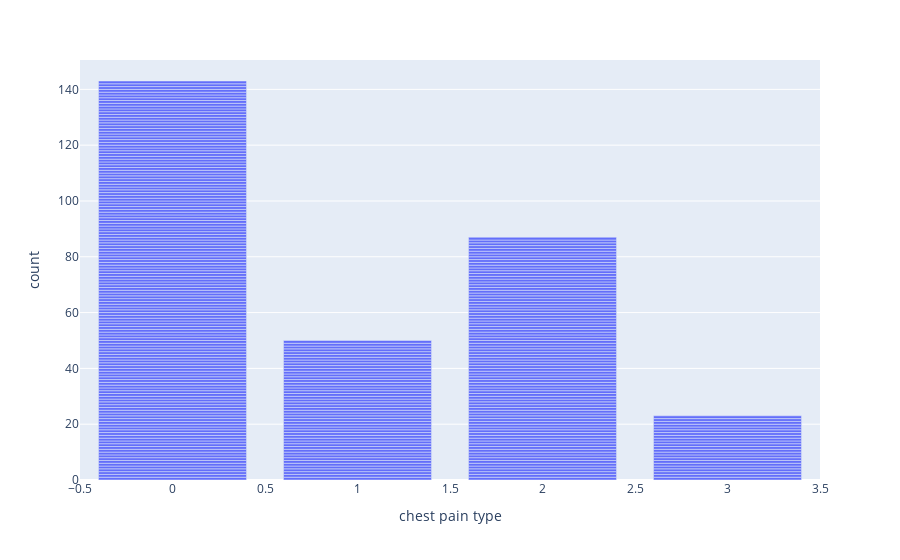
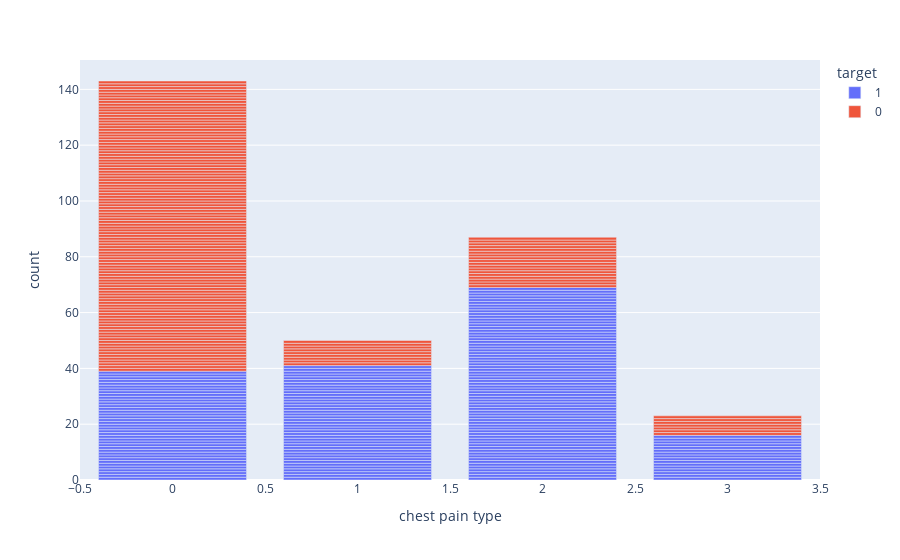

Write notebook code for charts like these, in order.
### Markdown cell above
### - - - - - "chest pain type"

### Code cell
feature = "chest pain type"

# barplot the feature
barplot_categorical_feature(df, feature)

# barplot the feature vs the target
barplot_categorical_feature_vs_target(df, feature)

# update feature dictionary
feature_lst.append({"feature": feature,
                    "veracity": "G",
                    "description": "Suspected ranked spectrum of chest pain",
                    "data_type": "categorical, suspected ordinal",
                    "scaling": "minmax",
                    "nulls": len(df[df[feature].isnull()]),
                    "outliers_zscore": zscore_outliers_continuous_feature(df, feature, 3.0),
                    "outliers_iqr": iqr_outliers_continuous_feature(df, feature),
                    "imputation": None,
                    "target_correlation_pearson": np.round(df[feature].corr(df["target"], method="pearson"), 3),
                    "comments": ""})

### Figure 1 — Plotly figure (JSON) as saved in the notebook; plotly's stock layout.template omitted (floating-point values rounded to 4 significant figures; data arrays with more than 128 entries replaced by an {"elided": "..."} marker saying what was removed)
{"data": [{"alignmentgroup": "True", "hovertemplate": "chest pain type=%{x}<br>count=%{y}<extra></extra>", "legendgroup": "", "marker": {"color": "#636efa"}, "name": "", "offsetgroup": "", "orientation": "v", "showlegend": false, "textposition": "auto", "type": "bar", "x": {"elided": "303 str values"}, "xaxis": "x", "y": {"elided": "303 int values"}, "yaxis": "y"}], "layout": {"barmode": "relative", "legend": {"tracegroupgap": 0}, "margin": {"t": 60}, "xaxis": {"anchor": "y", "domain": [0, 1], "title": {"text": "chest pain type"}}, "yaxis": {"anchor": "x", "domain": [0, 1], "title": {"text": "count"}}}}

### Figure 2 — Plotly figure (JSON) as saved in the notebook; plotly's stock layout.template omitted (floating-point values rounded to 4 significant figures; data arrays with more than 128 entries replaced by an {"elided": "..."} marker saying what was removed)
{"data": [{"alignmentgroup": "True", "hovertemplate": "target=1<br>chest pain type=%{x}<br>count=%{y}<extra></extra>", "legendgroup": "1", "marker": {"color": "#636efa"}, "name": "1", "offsetgroup": "1", "orientation": "v", "showlegend": true, "textposition": "auto", "type": "bar", "x": {"elided": "165 str values"}, "xaxis": "x", "y": {"elided": "165 int values"}, "yaxis": "y"}, {"alignmentgroup": "True", "hovertemplate": "target=0<br>chest pain type=%{x}<br>count=%{y}<extra></extra>", "legendgroup": "0", "marker": {"color": "#EF553B"}, "name": "0", "offsetgroup": "0", "orientation": "v", "showlegend": true, "textposition": "auto", "type": "bar", "x": {"elided": "138 str values"}, "xaxis": "x", "y": {"elided": "138 int values"}, "yaxis": "y"}], "layout": {"barmode": "relative", "legend": {"title": {"text": "target"}, "tracegroupgap": 0}, "margin": {"t": 60}, "xaxis": {"anchor": "y", "domain": [0, 1], "title": {"text": "chest pain type"}}, "yaxis": {"anchor": "x", "domain": [0, 1], "title": {"text": "count"}}}}
